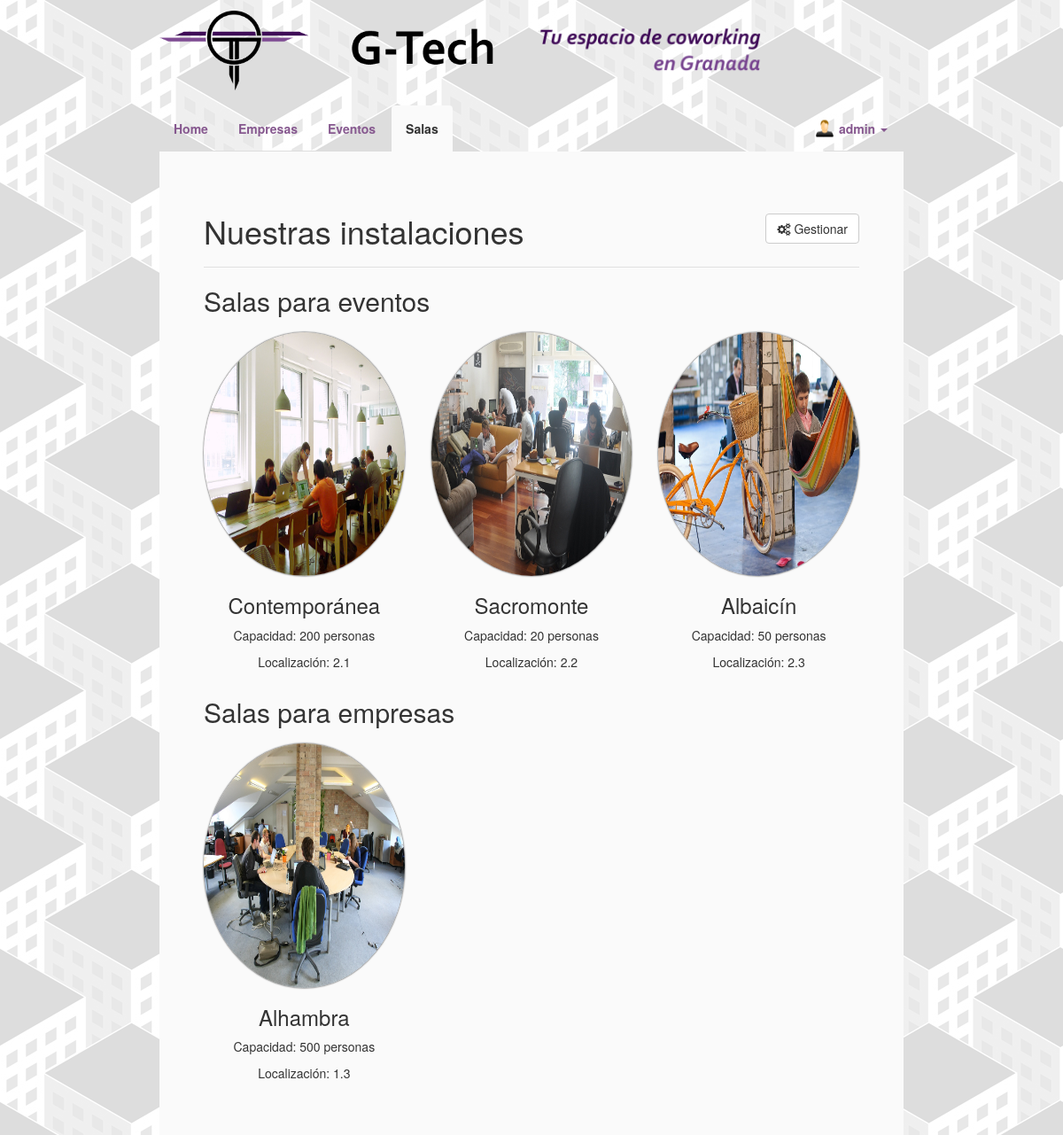
/G-Tech/salas.php (signed in), run on the app's committed database.
### tables this page shows
CREATE TABLE IF NOT EXISTS `usuario` (
  `id` int(11) NOT NULL,
  `login` varchar(45) NOT NULL,
  `pass` varchar(45) NOT NULL,
  `email` varchar(45) NOT NULL,
  `nombre` varchar(45) NOT NULL,
  `telefono` varchar(45) DEFAULT NULL,
  `sexo` varchar(45) DEFAULT NULL,
  `pais` varchar(45) DEFAULT NULL,
  `localidad` varchar(45) DEFAULT NULL,
  `direccion` varchar(45) DEFAULT NULL,
  `codigoPostal` varchar(45) DEFAULT NULL,
  `imagen` varchar(45) NOT NULL
);

CREATE TABLE IF NOT EXISTS `sala` (
  `id` int(11) NOT NULL,
  `tipo` varchar(45) NOT NULL,
  `nombre` varchar(45) NOT NULL,
  `planta` int(11) NOT NULL,
  `numero` int(11) NOT NULL,
  `capacidad` int(11) NOT NULL,
  `imagen` varchar(45) NOT NULL DEFAULT 'assets/img/sala.jpg',
  `baja` tinyint(1) NOT NULL DEFAULT '0'
);

### G-Tech/salas.php (the view, shortened to what this page needs)
<?php include 'header.php'; ?>
<section>
		<h1 class="section-header">Nuestras instalaciones
		<?php if(isset($_SESSION['login'])){
			if($permisosUser==1 || $permisosAdmin==1){
				echo '<a href="gestionarSalas.php" type="button" class="btn btn-default gestionar"><i class="fa fa-cogs"></i>  Gestionar </a>';
			}
		}?>
		<hr></hr></h1>
<article>
<?php
$sql2 = "SELECT * FROM Sala;";
$resultado2 = mysqli_query($conn, $sql2);
$auxEmpresas = Array();
$auxEventos = Array();
while($salas = mysqli_fetch_assoc($resultado2)){
	if($salas['tipo'] == "empresa"){
		array_push($auxEmpresas,$salas);
	}
	if($salas['tipo'] == "evento"){
		array_push($auxEventos,$salas);
	}
}
echo '<h2>Salas para eventos</h2>';
foreach(array_chunk($auxEventos, 3, true) as $salasRow) {
	echo '<div class="row">';
		foreach ($salasRow as $sala) {
			echo '<div class="col-md-4 col-lg-4 sala">';
			echo '<img class="imagenSala" src="';
			echo $sala['imagen'];
			echo '">';
			echo '<h3 class="nombreSala">';
			echo $sala['nombre'];
			echo '</h3>';
			echo '<p>Capacidad: ';
			echo $sala['capacidad'];
			echo ' personas</p>';
			echo '<p>Localización: ';
			echo $sala['planta'];
			echo '.';
			echo $sala['numero'];
			echo '</p>';
			echo '</div>';
		}
	echo '</div>';
}
echo '<h2>Salas para empresas</h2>';
foreach(array_chunk($auxEmpresas, 3, true) as $salasRow) {
	echo '<div class="row">';
		foreach ($salasRow as $sala) {
			echo '<div class="col-md-4 col-lg-4 sala">';
			echo '<img class="imagenSala" src="';
			echo $sala['imagen'];
			echo '">';
			echo '<h3 class="nombreSala">';
			echo $sala['nombre'];
			echo '</h3>';
			echo '<p>Capacidad: ';
			echo $sala['capacidad'];
			echo ' personas</p>';
			echo '<p>Localización: ';
			echo $sala['planta'];
			echo '.';
			echo $sala['numero'];
			echo '</p>';
			echo '</div>';
		}
	echo '</div>';
}
?>
</article>
</section>

### G-Tech/header.php (shortened to what this page needs)
<html lang="es">
<head>
<?php
$conn = dbConnect();
if(isset($_SESSION['id'])){
	$login = $_SESSION['login'];
	$idUsuario = $_SESSION['id'];
	$sql3 = "SELECT * FROM Usuario, Usuario_Permisos WHERE Usuario.id = Usuario_Permisos.usuario AND Usuario.id = '$idUsuario';";
	$resultado3 = mysqli_query($conn, $sql3);
	$permisosUser = 0;
	while($permisos = mysqli_fetch_assoc($resultado3)){
		if($permisos['permiso']==1){
			$permisosAdmin = 1;
		}
	}
}
?>
<link href="assets/css/bootstrap.min.css" rel="stylesheet"/>
<link href="assets/css/style.css" rel="stylesheet"/>
<link href="assets/css/animate.css" rel="stylesheet"/>
<link href="assets/css/stacktable.css" rel="stylesheet"/>
<link href="assets/css/bootstrap-datepicker3.min.css" rel="stylesheet"/>
<link rel="stylesheet" href="assets/font-awesome/css/font-awesome.min.css" type="text/css">
</head>
<body id="divPrincipal">
<header>
<div class="header" id="logos">
<a href="index.php"><img id="logo" src="assets/img/logo.png" alt="Inicio"></a>
	<img class="gtech" src="assets/img/header1.png">
	<img class="coworking" src="assets/img/header2.png">
</div>
</header>
<nav class="navbar navbar-default">
  <div class="container-fluid">
    <div class="collapse navbar-collapse" id="bs-example-navbar-collapse-1">
      <ul class="nav navbar-nav nav-tabs">
					<li role="presentation" id="inicio"><a href="index.php">Home</a></li>
					<li role="presentation" id="empresas"><a href="empresas.php">Empresas</a></li>
					<li role="presentation" id="eventos"><a href="eventos.php">Eventos</a></li>
					<li role="presentation" id="salas"><a href="salas.php">Salas</a></li>
			</ul>
				<ul class="nav navbar-nav nav-tabs navbar-right">
					<?php if(!empty($_SESSION['login'])){
						$id = $_SESSION['id'];
						$sql3 = "SELECT Usuario.imagen FROM Usuario WHERE Usuario.id = $id;";
						$resImagen = mysqli_query($conn, $sql3);
						$imagen = mysqli_fetch_assoc($resImagen);
						$fotoHeader = $imagen['imagen'];
						echo '<li class="dropdown">';
	          echo '<a href="#" class="dropdown-toggle" data-toggle="dropdown" role="button" aria-haspopup="true" aria-expanded="false">
							<div class="fotoHeader"><img class="portrait" src="'.$fotoHeader.'"></div>'
							.$login.' <span class="caret"></span></a>';
	          echo '</li>';
					}else{
						echo '<li role="presentation" id="identificar" class="nav-right"><a href="inicioSesion.php">Identifícate</a></li>';
					}
					?>
			</ul>
    </div>
  </div>
</nav>

### G-Tech/assets/css/style.css (style rules this page uses)
#logo { min-width: 150px; width: 20%; }
#logos { margin-bottom: 2%; }
#divPrincipal { display: block; margin: 0 auto; width: 70%; margin-top: 1%; }
html { background-image: url(../img/fondo.png) !important; background-repeat: repeat-x repeat-y !important; }
body { background-color: transparent; }
header { background-color:transparent !important; }
nav { background-color:transparent !important; font-weight: bold; }
.navbar { border: 0 !important; margin: 0 !important; }
.navbar-default .navbar-nav > li > a { color: #86588F !important; }
.navbar-collapse, .navbar-default { border-color: transparent; padding: 0 !important; width: 100%; }
.container-fluid > .navbar-collapse { margin: 0 !important; overflow: hidden; }
.container-fluid { margin: 0 !important; padding: 0 15 0 0 !important; }
section { padding: 50; height: auto; min-height: 800px; background-color: #FAFAFA; }
article { text-align: justify; }
.section-header > hr { border: 0; height: 0; border-top: 1px solid rgba(0, 0, 0, 0.1); border-bottom: 1px solid rgba(255, 255, 255, 0.3); }
.nav-tabs > li.active > a { background-color: #FAFAFA !important; color: inherit !important; border-color: transparent; }
.nav-tabs > li > a { color: #86588F !important; }
.gtech { margin-left: 5%; width: 20%; }
.coworking { margin-left: 5%; width: 30%; }
.fotoHeader { float: left; position: absolute !important; margin-left: -30%; width: 20px !important; height: 20px !important; overflow: hidden !important; }
.fotoHeader img { position: absolute !important; left: 50% !important; top: 50% !important; height: 100% !important; width: auto !important; -webkit-transform: translate(-50%,-50%) !important; -ms-transform: translate(-50%,-50%) !important; transform: translate(-50%,-50%) !important; }
.fotoHeader img.portrait { width: 100% !important; height: auto !important; }
.gestionar { float:right; }
.imagenSala { margin-top:4%; width: 100%; height: 35%; border-radius: 50%; box-shadow: 0px 0px 2px #000; padding:0; border:0; -moz-transition: all 1s; -webkit-transition: all 1s; -o-transition: all 1s; }
.sala { text-align: center; }

### data on the page
usuario: imagen (placeholder picture)
sala: imagen (picture), nombre "Contemporánea", capacidad "200", planta "2", numero "1"
sala: imagen (picture), nombre "Sacromonte", capacidad "20", planta "2", numero "2"
sala: imagen (picture), nombre "Albaicín", capacidad "50", planta "2", numero "3"
sala: imagen (picture), nombre "Alhambra", capacidad "500", planta "1", numero "3"

### other printed values
$login "admin"
